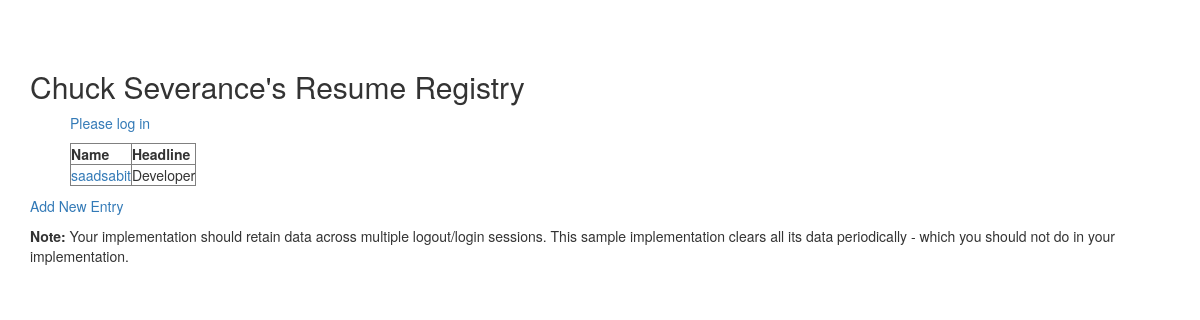
/JavaScript-jQuery-and-JSON/Week-1/index.php, run on the app's committed database.
### tables this page shows
CREATE TABLE `profile` (
  `profile_id` int(11) NOT NULL,
  `user_id` int(11) NOT NULL,
  `first_name` text DEFAULT NULL,
  `last_name` text DEFAULT NULL,
  `email` text DEFAULT NULL,
  `headline` text DEFAULT NULL,
  `summary` text DEFAULT NULL
);

### JavaScript-jQuery-and-JSON/Week-1/index.php (the view, shortened to what this page needs)
<?php
require_once "pdo.php";
$stmt = $pdo->query("SELECT profile_id, first_name,last_name , headline from users join Profile on users.user_id = Profile.user_id");
$rows = $stmt->fetchAll(PDO::FETCH_ASSOC);
?>
<!DOCTYPE html>
<html>
<head>
    <?php require_once "bootstrap.php"; ?>
</head>
<body>
<div class="container">
    <h2>Chuck Severance's Resume Registry</h2>
    <ul>
        <?php
        if (!isset($_SESSION['name'])) {
            echo "<p><a href='login.php'>Please log in</a></p>";
        }
        if (true) {
            if (true) {
                echo "<table border='1'>";
                echo " <thead><tr>";
                echo "<th>Name</th>";
                echo " <th>Headline</th>";
                echo " </tr></thead>";
                foreach ($rows as $row) {
                    echo "<tr><td>";
                    echo("<a href='view.php?profile_id=" . $row['profile_id'] . "'>" . $row['first_name'] . $row['last_name']  . "</a>");
                    echo("</td><td>");
                    echo($row['headline']);
                    echo("</td>");
                    echo("</td></tr>\n");
                }
                echo "</table>";
            } else {
                echo 'No rows found';
            }
        }
        echo '</li></ul>';
        ?>
        <p><a href="add.php">Add New Entry</a></p>
        <p>
            <b>Note:</b> Your implementation should retain data across multiple
            logout/login sessions. This sample implementation clears all its
            data periodically - which you should not do in your implementation.
        </p>
</div>
</body>
</html>

### data on the page
profile: first_name "saad", last_name "sabit", headline "Developer"
